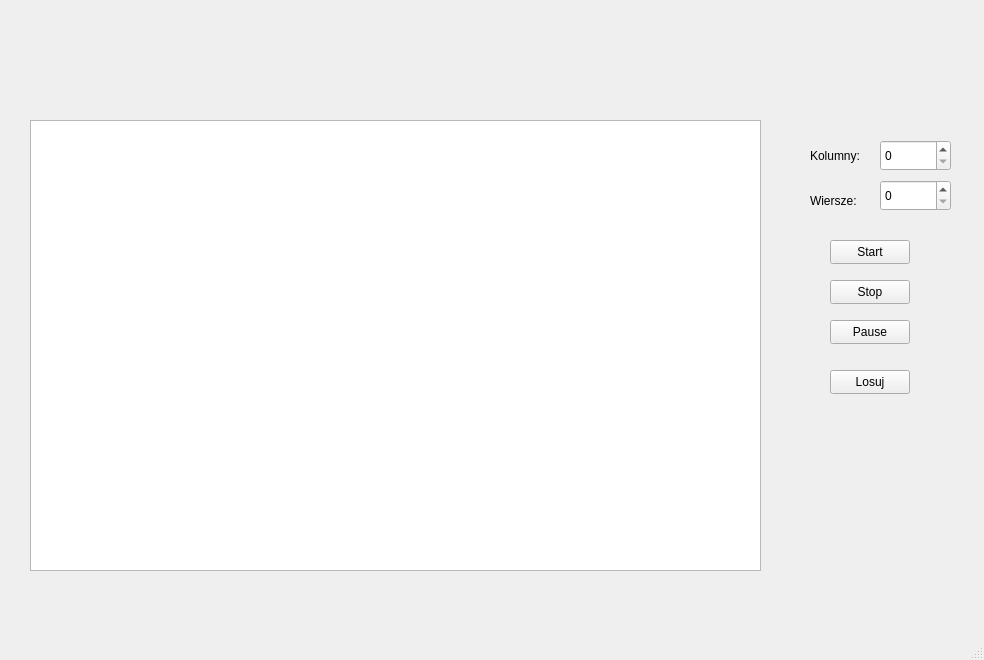
<?xml version="1.0" encoding="UTF-8"?>
<ui version="4.0">
 <class>MainWindow</class>
 <widget class="QMainWindow" name="MainWindow">
  <property name="geometry">
   <rect>
    <x>0</x>
    <y>0</y>
    <width>984</width>
    <height>660</height>
   </rect>
  </property>
  <property name="windowTitle">
   <string>MainWindow</string>
  </property>
  <widget class="QWidget" name="centralwidget">
   <widget class="QLabel" name="label">
    <property name="geometry">
     <rect>
      <x>810</x>
      <y>140</y>
      <width>71</width>
      <height>31</height>
     </rect>
    </property>
    <property name="text">
     <string>Kolumny: </string>
    </property>
   </widget>
   <widget class="QLabel" name="label_2">
    <property name="geometry">
     <rect>
      <x>810</x>
      <y>190</y>
      <width>61</width>
      <height>21</height>
     </rect>
    </property>
    <property name="text">
     <string>Wiersze: </string>
    </property>
   </widget>
   <widget class="QSpinBox" name="columnChanger">
    <property name="geometry">
     <rect>
      <x>880</x>
      <y>140</y>
      <width>71</width>
      <height>31</height>
     </rect>
    </property>
   </widget>
   <widget class="QSpinBox" name="rowChanger">
    <property name="geometry">
     <rect>
      <x>880</x>
      <y>180</y>
      <width>71</width>
      <height>31</height>
     </rect>
    </property>
   </widget>
   <widget class="QTableWidget" name="tableWidget">
    <property name="geometry">
     <rect>
      <x>30</x>
      <y>120</y>
      <width>731</width>
      <height>451</height>
     </rect>
    </property>
   </widget>
   <widget class="QPushButton" name="startButton">
    <property name="geometry">
     <rect>
      <x>830</x>
      <y>240</y>
      <width>80</width>
      <height>24</height>
     </rect>
    </property>
    <property name="text">
     <string>Start</string>
    </property>
   </widget>
   <widget class="QPushButton" name="stopButton">
    <property name="geometry">
     <rect>
      <x>830</x>
      <y>280</y>
      <width>80</width>
      <height>24</height>
     </rect>
    </property>
    <property name="text">
     <string>Stop</string>
    </property>
   </widget>
   <widget class="QPushButton" name="pauseButton">
    <property name="geometry">
     <rect>
      <x>830</x>
      <y>320</y>
      <width>80</width>
      <height>24</height>
     </rect>
    </property>
    <property name="text">
     <string>Pause</string>
    </property>
   </widget>
   <widget class="QPushButton" name="randomSeedButton">
    <property name="geometry">
     <rect>
      <x>830</x>
      <y>370</y>
      <width>80</width>
      <height>24</height>
     </rect>
    </property>
    <property name="text">
     <string>Losuj</string>
    </property>
   </widget>
  </widget>
  <widget class="QMenuBar" name="menubar">
   <property name="geometry">
    <rect>
     <x>0</x>
     <y>0</y>
     <width>984</width>
     <height>21</height>
    </rect>
   </property>
  </widget>
  <widget class="QStatusBar" name="statusbar"/>
 </widget>
 <resources/>
 <connections/>
</ui>
